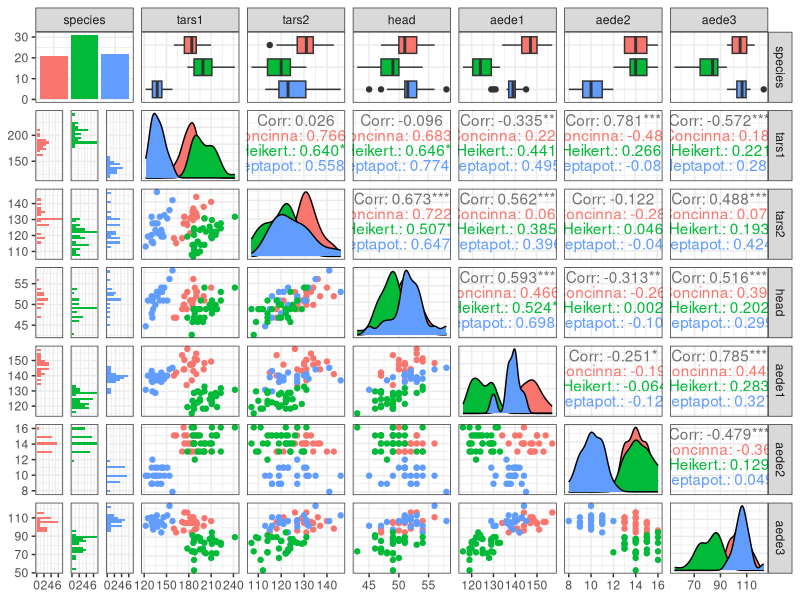
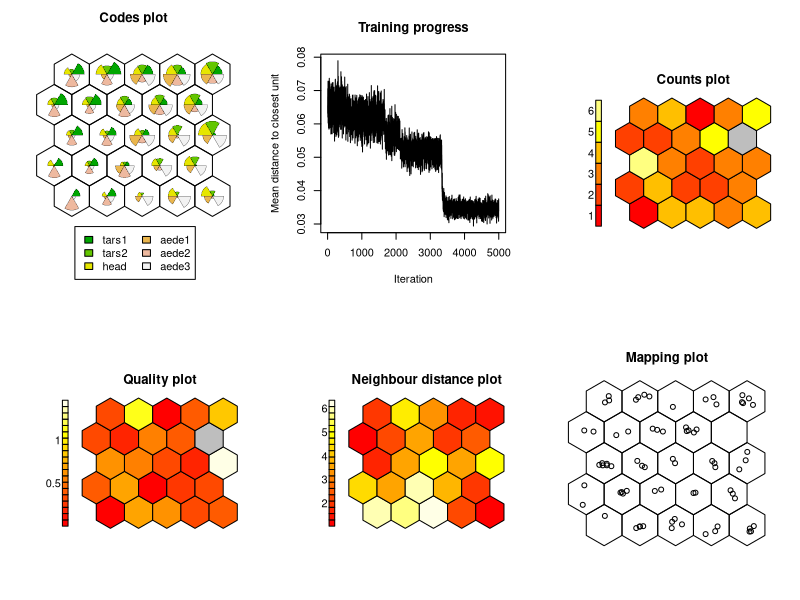
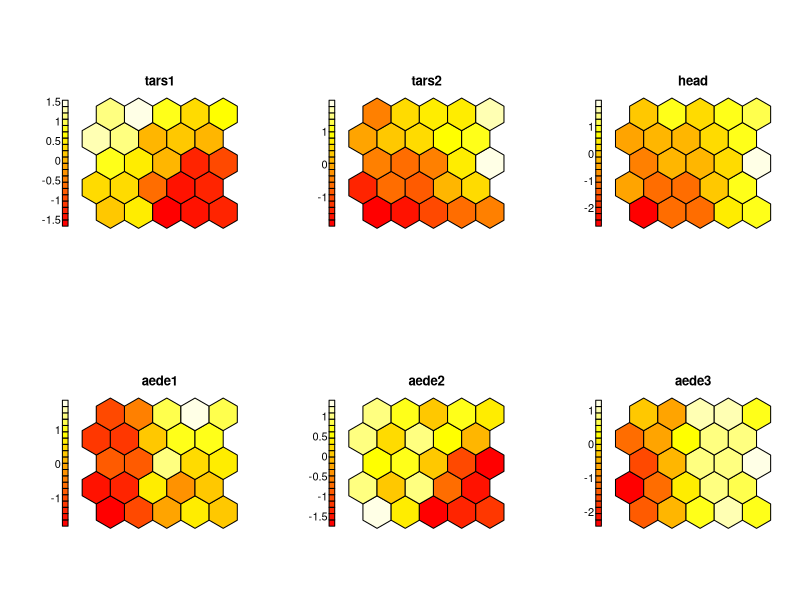
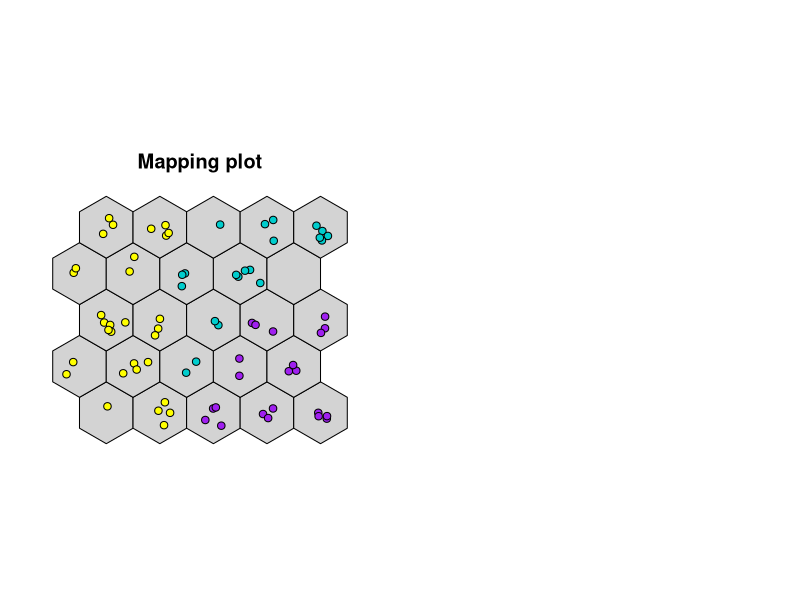
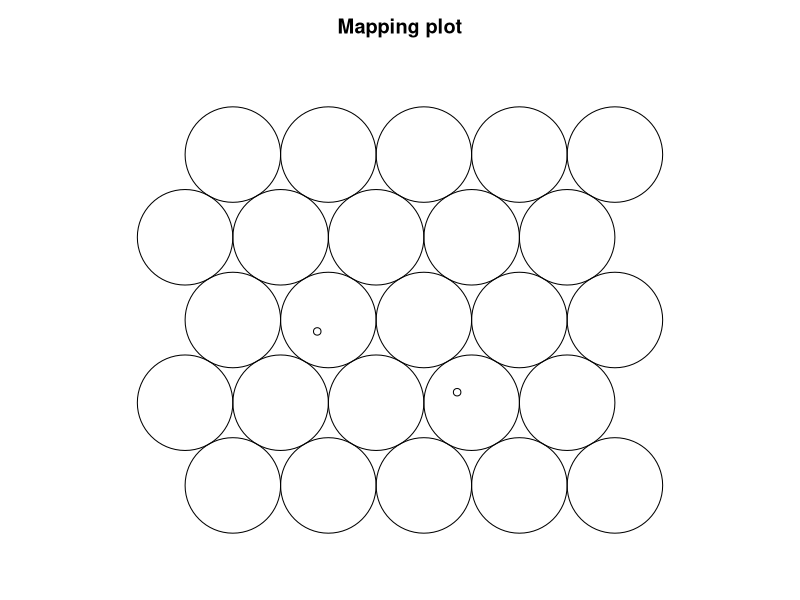

These charts were generated, in order, by the following R code:
library(tidyverse)
library(GGally)

data(flea)
fleaTib <- as_tibble(flea)
fleaTib
ggpairs(flea, mapping = aes(col = species)) +
  theme_bw()
library(kohonen)
somGrid <- somgrid(xdim = 5, ydim = 5, topo = "hexagonal",
                   neighbourhood.fct = "bubble", toroidal = FALSE)
fleaScaled <- fleaTib %>%
  select(-species) %>%
  scale()
fleaSom <- som(fleaScaled, grid = somGrid, rlen = 5000,
               alpha = c(0.05, 0.01))

par(mfrow = c(2, 3))
plotTypes <- c("codes", "changes", "counts", "quality",
               "dist.neighbours", "mapping")
walk(plotTypes, ~plot(fleaSom, type = ., shape = "straight"))

getCodes(fleaSom) %>%
  as_tibble() %>%
  iwalk(~plot(fleaSom, type = "property", property = .,
              main = .y, shape = "straight"))
par(mfrow = c(1, 2))
nodeCols <- c("cyan3", "yellow", "purple")
plot(fleaSom, type = "mapping", pch = 21,
     bg = nodeCols[as.numeric(fleaTib$species)],
     shape = "straight", bgcol = "lightgrey")

newData <- tibble(tars1 = c(120, 200),
                  tars2 = c(125, 120),
                  head = c(52, 48),
                  aede1 = c(140, 128),
                  aede2 = c(12, 14),
                  aede3 = c(100, 85)) %>%
  scale(center = attr(fleaScaled, "scaled:center"),
        scale = attr(fleaScaled, "scaled:scale"))
predicted <- predict(fleaSom, newData)
par(mfrow = c(1, 1))
plot(fleaSom, type = "mapping", classif = predicted, shape = "round")
